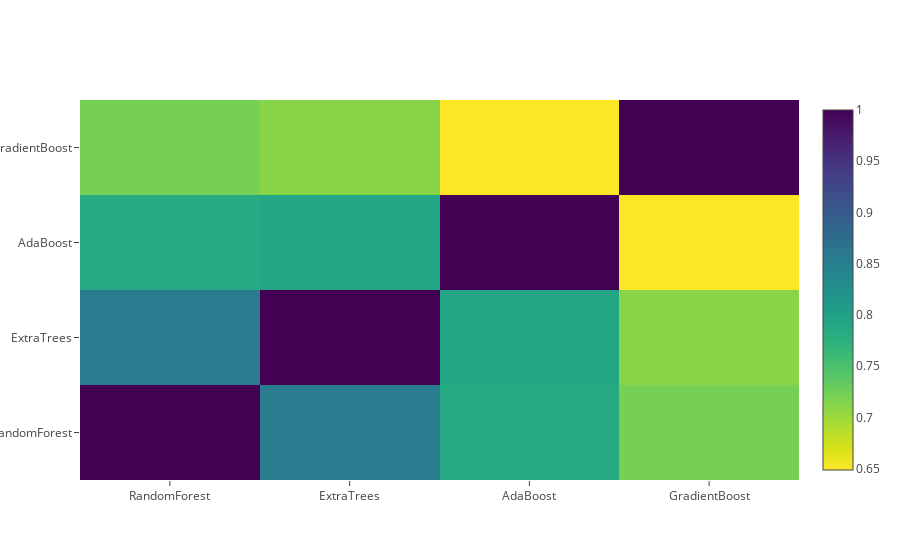

This figure's notebook cell:
### Markdown cell above
## Correlation Heatmap of the Second Level Training set

### Code cell
data=[
    go.Heatmap(
        z=base_predictions_train.astype(float).corr().values,
        x=base_predictions_train.columns.values,
        y=base_predictions_train.columns.values,
        colorscale='Viridis',
        showscale=True,
        reversescale=True
    )
]

py.iplot(data, filename='labelled-heatmap')

### Figure 1 — Plotly figure (JSON) as saved in the notebook; plotly's stock layout.template omitted (floating-point values rounded to 4 significant figures)
{"data": [{"colorscale": "Viridis", "reversescale": true, "showscale": true, "type": "heatmap", "uid": "df0e70dd-1c7c-476b-9cff-b7ae9de682e9", "x": ["RandomForest", "ExtraTrees", "AdaBoost", "GradientBoost"], "y": ["RandomForest", "ExtraTrees", "AdaBoost", "GradientBoost"], "z": [[1, 0.8556, 0.7852, 0.7214], [0.8556, 1, 0.7921, 0.7115], [0.7852, 0.7921, 1, 0.6487], [0.7214, 0.7115, 0.6487, 1]]}], "layout": {}}
